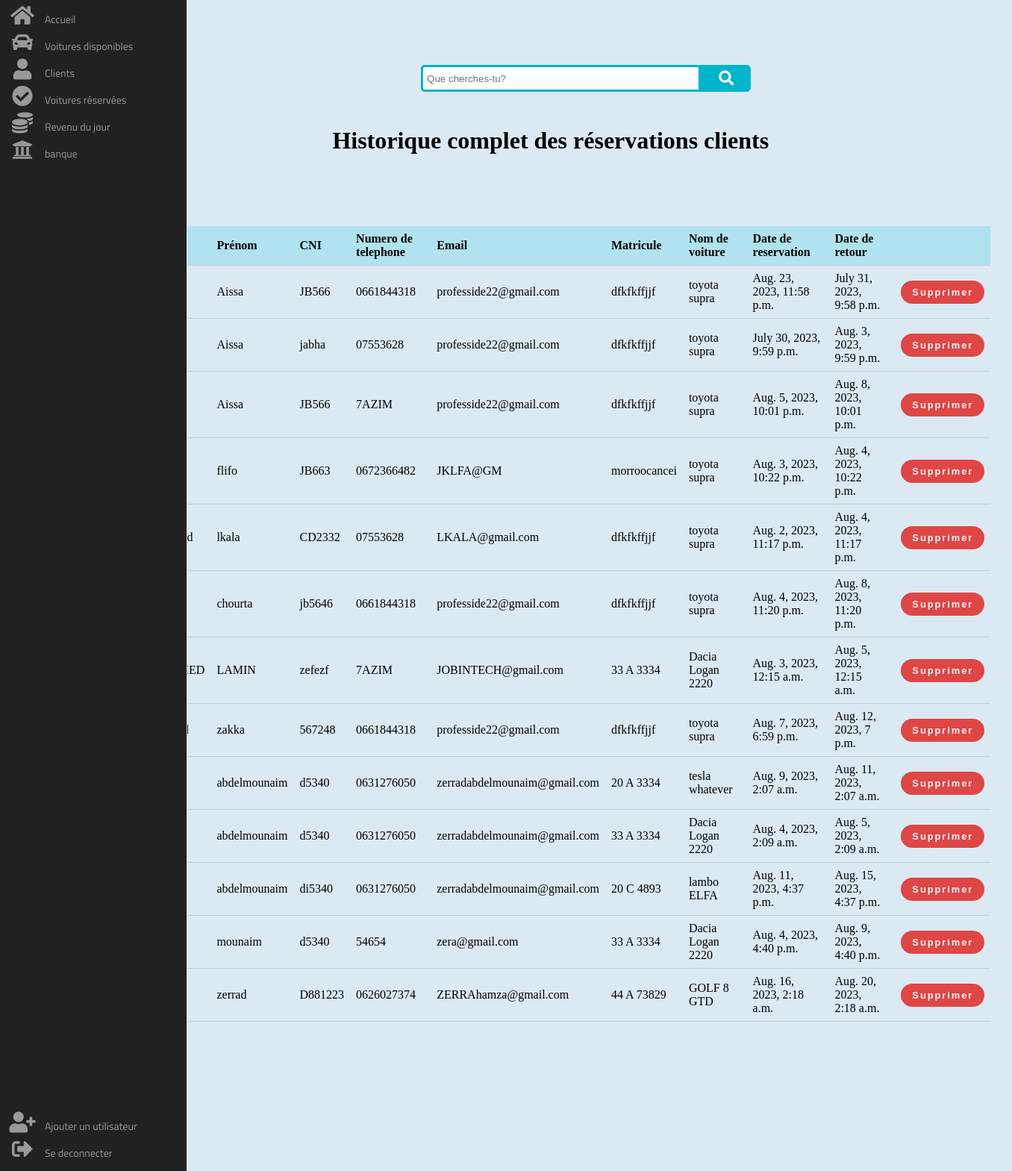
/Clientlist/, run on the app's committed database.
### location_sys/models.py (models this page shows, shortened)
class Client(models.Model):
    id = models.AutoField(primary_key=True)
    nom = models.CharField(max_length=70)
    prenom = models.CharField(max_length=70)
    CNE = models.CharField(max_length=70, default='')
    N_Tele = models.CharField(max_length=70)
    Email = models.CharField(max_length=70)
    Matricule = models.CharField(max_length=70)
    NomVoiture = models.CharField(max_length=100)
    Date_reservation = models.DateTimeField()
    Date_retour = models.DateTimeField()
    client_res = models.BooleanField(default=True)
    prix = models.FloatField(default=0.0)
    today = models.DateField(default=date.today)  # Ajout de l'attribut "today" avec la valeur par défaut de la date d'aujourd'hui

### location_sys/views.py (the view)
# urls.py: path('Clientlist/', Client_list, name="client_list-page" ),
def Client_list(request):
    clients = Client.objects.all()
    return render(request, 'location_sys/clientlist.html', {'clients': clients})

### location_sys/templates/location_sys/clientlist.html (shortened to what this page needs)
{% extends 'location_sys/base.html' %}
{% block content %}
<!DOCTYPE html>
<html lang="en">
<head>
</head>
<body>
    <header>
        <div class="wrap">
            <div class="search">
               <input type="text" class="searchTerm" id="searchInput" placeholder="Que cherches-tu?">
               <button type="submit" class="searchButton">
                 <i class="fa fa-search" style="margin-top: 6px;"></i>
              </button>
        </div>
    </header>
    <div class="BigContainer">
        <h1 class="clienList">Historique complet des réservations clients</h1>
        <form action="{% url 'clientres-page' %}" method="get">
          <input type="submit" value="Retour" class="filter-button">
      </form>
        <table>
            <thead>
                <tr>
                    <th>ID</th>
                    <th>Nom</th>
                    <th>Prénom</th>
                    <th>CNI</th>
                    <th>Numero de telephone</th>
                    <th>Email</th>
                    <th>Matricule</th>
                    <th>Nom de voiture </th>
                    <th>Date de reservation</th>
                    <th>Date de retour</th>
                    <th></th>
                </tr>
            </thead>
            <tbody>
                {% for client in clients %}
                    <tr>
                        <td>{{ client.id }}</td>
                        <td>{{ client.nom }}</td>
                        <td>{{ client.prenom }}</td>
                        <td>{{ client.CNE }}</td>
                        <td>{{ client.N_Tele }}</td>
                        <td>{{ client.Email }}</td>
                        <td>{{ client.Matricule }}</td>
                        <td>{{ client.NomVoiture  }}</td>
                        <td>{{ client.Date_reservation }}</td>
                        <td>{{ client.Date_retour }}</td>
                        <td>
                            <div class="continair-button">
                          <form action="{% url 'delete_cl2-page' client.id %}" method="post" id="deleteForm">
                            <input type="submit" class="btn supprimer" value="Supprimer" onclick="confirmDeletion(event)">
                          </form>
                            </div>
                </td>
                    </tr>
                {% endfor %}
            </tbody>
        </table>
    </div>
</body>
</html>
{% endblock %}

### location_sys/static/css/sidebar.css (style rules this page uses)
.fa { position: relative; display: table-cell; width: 60px; height: 36px; text-align: center; vertical-align: middle; font-size: 20px; }

### location_sys/templates/location_sys/clientlist.html (style rules this page uses)
body { overflow-x: hidden; background-color: #DBEAF2; }
.BigContainer { padding-top: 20px; margin: 100px; padding-bottom: 100px; width: 80%; }
table { width: 100%; border-collapse: collapse; }
th, td { padding: 8px; border-bottom: 1px solid #ccc; }
th { background-color: #07c8e234; text-align: left; }
.btn { border: none; padding: 8px 15px; border-radius: 24px; font-size: 12px; font-size: 0.8rem; letter-spacing: 2px; cursor: pointer; margin-left: 8px; text-decoration: none; }
.supprimer { background: rgba(224, 67, 67, 0.979); color: rgba(255, 255, 255, 0.95); filter: drop-shadow(0); font-weight: bold; transition: all 0.3s ease; }
.continair-button { display: flex; }
.search { width: 100%; position: relative; display: flex; }
.searchTerm { width: 100%; border: 3px solid #00B4CC; border-right: none; padding: 5px; height: 20px; border-radius: 5px 0 0 5px; outline: none; color: #9DBFAF; }
.searchButton { width: 70px; height: 36px; border: 1px solid #00B4CC; background: #00B4CC; text-align: center; color: #fff; border-radius: 0 5px 5px 0; cursor: pointer; font-size: 20px; }
.wrap { width: 30%; position: absolute; top: 5px; left: 50%; transform: translate(-50%, -50%); padding: 50px; }
.clienList { text-align: center; margin: 50px; }
.filter-button { background-color: #008CBA; border: none; color: white; padding: 10px 20px; text-align: center; text-decoration: none; display: inline-block; font-size: 16px; margin: 4px 2px; cursor: pointer; border-radius: 12px; transition-duration: 0.4s; }

### data on the page
Client: prenom "Aissa", CNE "JB566", N_Tele "0661844318", Email "professide22@gmail.com", Matricule "dfkfkffjjf", NomVoiture "toyota supra", Date_reservation "Aug. 23, 2023, 11:58 p.m.", Date_retour "July 31, 2023, 9:58 p.m."
Client: prenom "Aissa", CNE "jabha", N_Tele "07553628", Email "professide22@gmail.com", Matricule "dfkfkffjjf", NomVoiture "toyota supra", Date_reservation "July 30, 2023, 9:59 p.m.", Date_retour "Aug. 3, 2023, 9:59 p.m."
Client: prenom "Aissa", CNE "JB566", N_Tele "7AZIM", Email "professide22@gmail.com", Matricule "dfkfkffjjf", NomVoiture "toyota supra", Date_reservation "Aug. 5, 2023, 10:01 p.m.", Date_retour "Aug. 8, 2023, 10:01 p.m."
Client: prenom "flifo", CNE "JB663", N_Tele "0672366482", Email "JKLFA@GM", Matricule "morroocancei", NomVoiture "toyota supra", Date_reservation "Aug. 3, 2023, 10:22 p.m.", Date_retour "Aug. 4, 2023, 10:22 p.m."
Client: nom "mo7mmad", prenom "lkala", CNE "CD2332", N_Tele "07553628", Email "LKALA@gmail.com", Matricule "dfkfkffjjf", NomVoiture "toyota supra", Date_reservation "Aug. 2, 2023, 11:17 p.m.", Date_retour "Aug. 4, 2023, 11:17 p.m."
Client: prenom "chourta", CNE "jb5646", N_Tele "0661844318", Email "professide22@gmail.com", Matricule "dfkfkffjjf", NomVoiture "toyota supra", Date_reservation "Aug. 4, 2023, 11:20 p.m.", Date_retour "Aug. 8, 2023, 11:20 p.m."
Client: nom "MOHAMED", prenom "LAMIN", CNE "zefezf", N_Tele "7AZIM", Email "JOBINTECH@gmail.com", Matricule "33 A 3334", NomVoiture "Dacia Logan 2220", Date_reservation "Aug. 3, 2023, 12:15 a.m.", Date_retour "Aug. 5, 2023, 12:15 a.m."
Client: nom "mohamed", prenom "zakka", CNE "567248", N_Tele "0661844318", Email "professide22@gmail.com", Matricule "dfkfkffjjf", NomVoiture "toyota supra", Date_reservation "Aug. 7, 2023, 6:59 p.m.", Date_retour "Aug. 12, 2023, 7 p.m."
Client: prenom "abdelmounaim", CNE "d5340", N_Tele "0631276050", Email "zerradabdelmounaim@gmail.com", Matricule "20 A 3334", NomVoiture "tesla whatever", Date_reservation "Aug. 9, 2023, 2:07 a.m.", Date_retour "Aug. 11, 2023, 2:07 a.m."
Client: prenom "abdelmounaim", CNE "d5340", N_Tele "0631276050", Email "zerradabdelmounaim@gmail.com", Matricule "33 A 3334", NomVoiture "Dacia Logan 2220", Date_reservation "Aug. 4, 2023, 2:09 a.m.", Date_retour "Aug. 5, 2023, 2:09 a.m."
Client: prenom "abdelmounaim", CNE "di5340", N_Tele "0631276050", Email "zerradabdelmounaim@gmail.com", Matricule "20 C 4893", NomVoiture "lambo ELFA", Date_reservation "Aug. 11, 2023, 4:37 p.m.", Date_retour "Aug. 15, 2023, 4:37 p.m."
Client: prenom "mounaim", CNE "d5340", N_Tele "54654", Email "zera@gmail.com", Matricule "33 A 3334", NomVoiture "Dacia Logan 2220", Date_reservation "Aug. 4, 2023, 4:40 p.m.", Date_retour "Aug. 9, 2023, 4:40 p.m."
Client: prenom "zerrad", CNE "D881223", N_Tele "0626027374", Email "ZERRAhamza@gmail.com", Matricule "44 A 73829", NomVoiture "GOLF 8 GTD", Date_reservation "Aug. 16, 2023, 2:18 a.m.", Date_retour "Aug. 20, 2023, 2:18 a.m."
